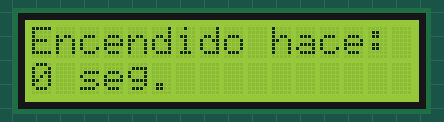
The sketch below on a simulated Arduino Uno, built with avr-gcc and run on an emulated ATmega328P. Parts: 16×2 character LCD.

Above: at 0.2 s.
At 4.2 s:
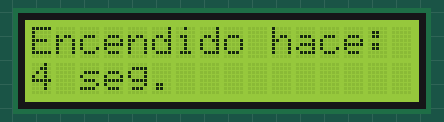
At 9.3 s:
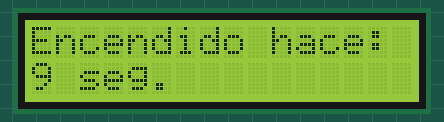
At 19.3 s:
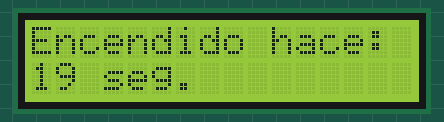
At 28.4 s:
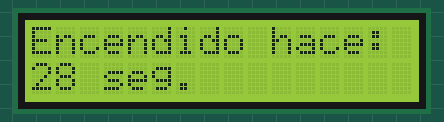
At 38.4 s:
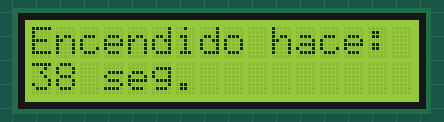

The sketch:

hola_mundo_lcd.ino
```cpp
#include <LiquidCrystal.h>

LiquidCrystal lcd(7,8,9,10,11,12);


void setup() {
lcd.begin(16,2);
delay(100);
}

void loop()
{
lcd.clear();
lcd.print("Encendido hace: ");
lcd.setCursor(0,1);
lcd.print((millis()/1000));
lcd.print(" seg.");
delay(1000);
}
```

Measured:
- what the display in image 0 shows lasts 1.0 s, from 0.2 s to 1.2 s
